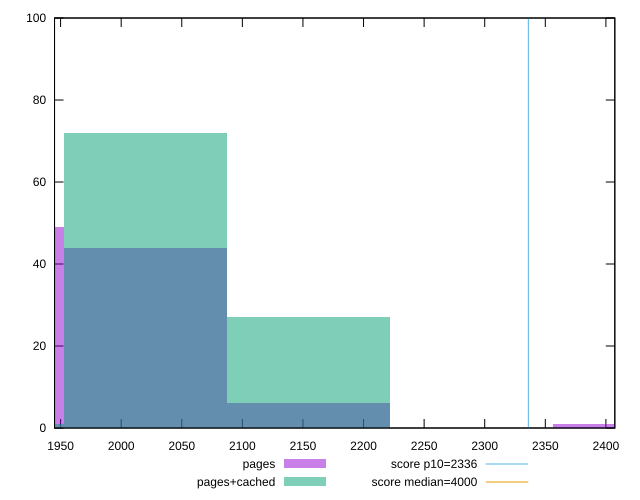

This chart was generated by the following gnuplot code:
reset

$pages <<EOF
2423.7367370689685 1
2019.7806142241407 44
1885.1285732758645 49
2154.4326551724166 6
EOF

$pagesCached <<EOF
1885.1285732758645 1
2019.7806142241407 72
2154.4326551724166 27
EOF

set key outside below
set boxwidth 134.65204094827604
set xrange [1945.0035000000003:2407.3655]
set yrange [0:100]
set trange [0:100]
set style fill transparent solid 0.5 noborder

set parametric
set terminal svg size 640, 500 enhanced background rgb 'white'
set output "reprap/first-contentful-paint/comparison/histogram/1_vs_2.svg"

plot $pages title "pages" with boxes, \
     $pagesCached title "pages+cached" with boxes, \
     2336,t title "score p10=2336", \
     4000,t title "score median=4000"

reset
